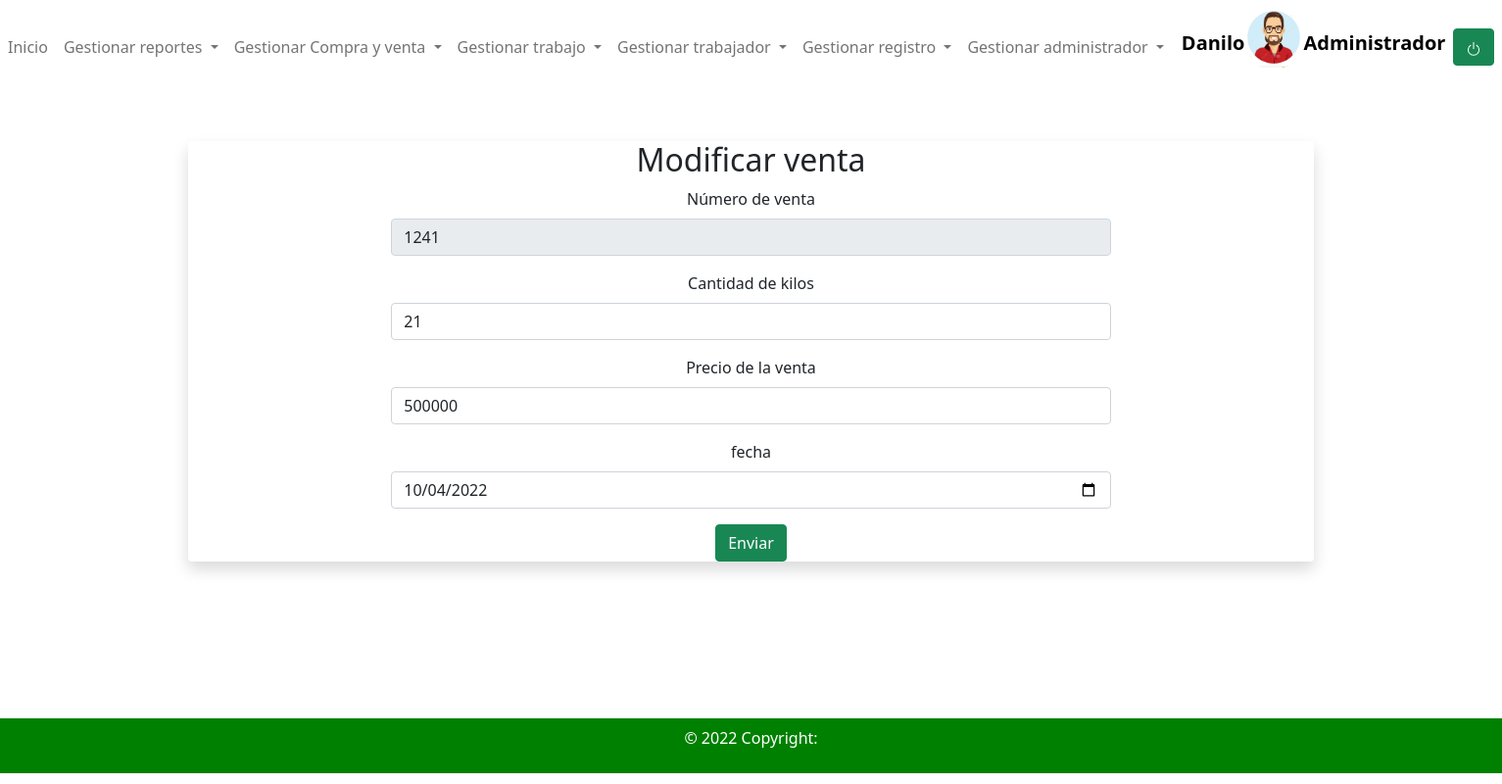
The page /modificar_venta.php?cedula=1241 (signed in) on the database its author committed.
### tables this page shows
CREATE TABLE `tblventa` (
  `num_venta` int(11) NOT NULL,
  `cantidad_kilos` int(11) NOT NULL,
  `precio` int(11) NOT NULL,
  `fecha` date DEFAULT NULL,
  `idadministrador` int(11) NOT NULL
);

### modificar_venta.php (the view, shortened to what this page needs)
<?php
if ($_SESSION['usuario']) {
?>
  <!DOCTYPE html>
  <html lang="en">
  <head>
    <link href="https://cdn.jsdelivr.net/npm/bootstrap@5.1.3/dist/css/bootstrap.min.css" rel="stylesheet">
  </head>
  <body>
    <?php
    require("navar.php");
    ?>
    <div class="container w-75 bg-amber mt-5 rounded shadow">
      <div class="container mt-5">
        <div class="row">
          <center>
            <div class="col-sm-8">
              <center>
                <h2 >Modificar  venta</h2>
              </center>
              <?php
              include("conexion.php");
              $cedula = $_REQUEST['cedula'];
              $query = "SELECT * FROM tblventa WHERE num_venta='$cedula'";
              $resultado = $conexion->query($query);
              $row = $resultado->fetch_assoc();
              ?>
              <form action="proceso_modificar_venta.php" method="POST">
                <div class="mb-3">
                  <label for="documento" class="form-label">Número de venta</label>
                  <input type="text" class="form-control" id="cedula" name="num_venta" value="<?php echo $row['num_venta'] ?>" readonly>
                </div>
                <div class="mb-3">
                  <label for="documento" class="form-label">Cantidad de kilos</label>
                  <input type="number" class="form-control"  name="kilos" value="<?php echo $row['cantidad_kilos'] ?>">
                </div>
                <div class="mb-3">
                  <label for="documento" class="form-label">Precio de la venta</label>
                  <input type="number" class="form-control"  name="precio" value="<?php echo $row['precio'] ?>">
                </div>
                <div class="mb-3">
                  <label for="documento" class="form-label">fecha</label>
                  <input type="date" class="form-control"  name="fecha" value="<?php echo $row['fecha'] ?>">
                </div>
                <center><button type="submit" name="enviar" class="btn btn-success">Enviar</button></center>
              </form>
            </div>
          </center>
        </div>
      </div>
    </div><br><br><br><br><br><br>
    <div class="mt-3 p-2  text-white text-center" style="background:green
 ;">
  <p>   © 2022 Copyright:</p>
</div>
  </body>
  </html>
<?php
} else {
  header("Location:index.php");
}
?>

### rows shown on the page
tblventa: num_venta "1241", kilos "21", precio "500000", fecha "10/04/2022"

### other values the page prints
$_SESSION['nombre'] "Danilo"
